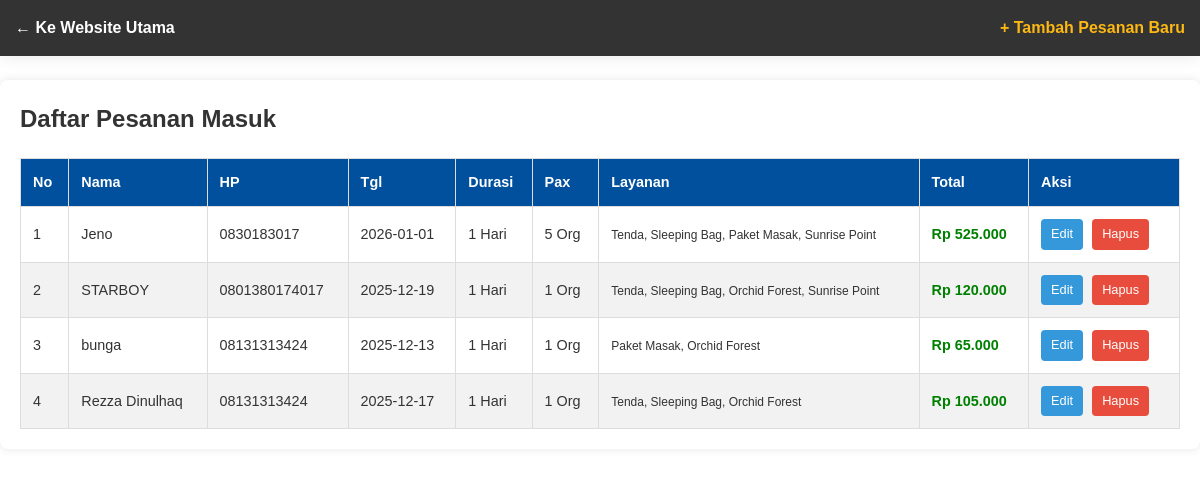
Page /main_page/modifikasi_pesanan.php on the committed database.
### tables this page shows
CREATE TABLE `pesanan` (
  `id` int(11) NOT NULL,
  `nama_pemesan` varchar(100) DEFAULT NULL,
  `nomor_hp` varchar(20) DEFAULT NULL,
  `tanggal_pesan` date DEFAULT NULL,
  `waktu_perjalanan` int(11) DEFAULT NULL,
  `jumlah_peserta` int(11) DEFAULT NULL,
  `layanan_pilihan` text DEFAULT NULL,
  `harga_paket` decimal(10,2) DEFAULT NULL,
  `jumlah_tagihan` decimal(15,2) DEFAULT NULL
);

### main_page/modifikasi_pesanan.php (the view, shortened to what this page needs)
<?php
include 'koneksi.php';
$edit_mode = false;
$data_edit = [];
$layanan_checked = [];
?>
<!DOCTYPE html>
<html lang="id">
<head>
    <link rel="stylesheet" href="style.css">
</head>
<body>
    <header style="background: #333; padding: 15px;">
        <div class="navbar" style="padding: 0; max-width: 100%;">
            <a href="index.php" style="color: white; font-weight: bold;">&larr; Ke Website Utama</a>
            <a href="pesanan.php" style="color: var(--secondary-color); font-weight: bold; margin-left: 20px;">+ Tambah Pesanan Baru</a>
        </div>
    </header>
    <div class="container-admin">
        <?php if ($edit_mode): ?>
            <div class="header-admin">
                <h2>Edit Data Pesanan: <?php echo $data_edit['nama_pemesan']; ?></h2>
            </div>
            <form action="proses_pesan.php" method="POST">
                <input type="hidden" name="id_pesanan" value="<?php echo $data_edit['id']; ?>"> <div class="form-group">
                    <label>Nama Pemesan:</label>
                    <input type="text" name="nama" value="<?php echo $data_edit['nama_pemesan']; ?>" required>
                </div>
                <div class="form-group">
                    <label>Nomor HP:</label>
                    <input type="text" name="telp" value="<?php echo $data_edit['nomor_hp']; ?>" required>
                </div>
                <div class="form-group">
                    <label>Tanggal:</label>
                    <input type="date" name="tanggal" value="<?php echo $data_edit['tanggal_pesan']; ?>" required>
                </div>
                <div class="form-group">
                    <label>Durasi (Hari):</label>
                    <input type="number" name="waktu" value="<?php echo $data_edit['waktu_perjalanan']; ?>" required>
                </div>
                <div class="form-group">
                    <label>Jumlah Peserta:</label>
                    <input type="number" name="peserta" value="<?php echo $data_edit['jumlah_peserta']; ?>" required>
                </div>
                <div class="form-group">
                    <label>Layanan (Centang ulang jika ingin mengubah):</label>
                    <label><input type="checkbox" name="layanan[]" value="Tenda" <?php if(in_array("Tenda", $layanan_checked)) echo "checked"; ?>> Tenda</label>
                    <label><input type="checkbox" name="layanan[]" value="Sleeping Bag" <?php if(in_array("Sleeping Bag", $layanan_checked)) echo "checked"; ?>> Sleeping Bag</label>
                    <label><input type="checkbox" name="layanan[]" value="Paket Masak" <?php if(in_array("Paket Masak", $layanan_checked)) echo "checked"; ?>> Paket Masak</label>
                    <label><input type="checkbox" name="layanan[]" value="Kawah Putih" <?php if(in_array("Kawah Putih", $layanan_checked)) echo "checked"; ?>> Kawah Putih</label>
                    <label><input type="checkbox" name="layanan[]" value="Orchid Forest" <?php if(in_array("Orchid Forest", $layanan_checked)) echo "checked"; ?>> Orchid Forest</label>
                    <label><input type="checkbox" name="layanan[]" value="Sunrise Point" <?php if(in_array("Sunrise Point", $layanan_checked)) echo "checked"; ?>> Sunrise Point</label>
                </div>
                <button type="submit" class="btn-submit">Simpan Perubahan</button>
                <a href="modifikasi_pesanan.php" class="btn-cancel">Batal</a>
            </form>
        <?php else: ?>
            <div class="header-admin">
                <h2>Daftar Pesanan Masuk</h2>
            </div>
            <table>
                <thead>
                    <tr>
                        <th>No</th>
                        <th>Nama</th>
                        <th>HP</th>
                        <th>Tgl</th>
                        <th>Durasi</th>
                        <th>Pax</th>
                        <th>Layanan</th>
                        <th>Total</th>
                        <th>Aksi</th>
                    </tr>
                </thead>
                <tbody>
                    <?php
                    $no = 1;
                    $query = "SELECT * FROM pesanan ORDER BY id DESC";
                    $result = mysqli_query($conn, $query);
                    while ($row = mysqli_fetch_assoc($result)) {
                        echo "<tr>";
                        echo "<td>" . $no++ . "</td>";
                        echo "<td>" . htmlspecialchars($row['nama_pemesan']) . "</td>";
                        echo "<td>" . htmlspecialchars($row['nomor_hp']) . "</td>";
                        echo "<td>" . $row['tanggal_pesan'] . "</td>";
                        echo "<td>" . $row['waktu_perjalanan'] . " Hari</td>";
                        echo "<td>" . $row['jumlah_peserta'] . " Org</td>";
                        echo "<td><small>" . htmlspecialchars($row['layanan_pilihan']) . "</small></td>";
                        echo "<td style='color:green; font-weight:bold;'>Rp " . number_format($row['jumlah_tagihan'], 0, ',', '.') . "</td>";
                        echo "<td>
                                <a href='modifikasi_pesanan.php?edit=" . $row['id'] . "' class='btn-action btn-edit'>Edit</a>
                                <a href='modifikasi_pesanan.php?hapus=" . $row['id'] . "' class='btn-action btn-delete' onclick='return confirm(\"Hapus data ini?\")'>Hapus</a>
                              </td>";
                        echo "</tr>";
                    }
                    ?>
                </tbody>
            </table>
        <?php endif; ?>
    </div>
</body>
</html>

### main_page/style.css (style rules this page uses)
:root { --primary-color: #00509d; --secondary-color: #fdb813; --text-dark: #333; --text-light: #666; --white: #fff; --bg-light: #f8f9fa; --border-radius: 8px; }
* { margin: 0; padding: 0; box-sizing: border-box; font-family: "Poppins", sans-serif; }
html { scroll-behavior: smooth; scroll-padding-top: 100px; }
body { line-height: 1.6; color: var(--text-dark); }
a { text-decoration: none; color: inherit; }
header { background: var(--white); box-shadow: 0 2px 15px rgba(0, 0, 0, 0.08); position: fixed; width: 100%; top: 0; z-index: 1000; }
.navbar { display: flex; justify-content: space-between; align-items: center; padding: 1rem 5%; max-width: 1200px; margin: 0 auto; }

### main_page/modifikasi_pesanan.php (style rules this page uses)
.container-admin { max-width: 1200px; margin: 80px auto; padding: 20px; background: #fff; box-shadow: 0 0 10px rgba(0,0,0,0.1); border-radius: 8px; }
table { width: 100%; border-collapse: collapse; margin-top: 20px; }
th, td { border: 1px solid #ddd; padding: 12px; text-align: left; font-size: 0.9rem; }
th { background-color: var(--primary-color); color: white; }
tr:nth-child(even) { background-color: #f2f2f2; }
.btn-action { text-decoration: none; padding: 5px 10px; border-radius: 4px; color: white; font-size: 0.8rem; margin-right: 5px; display:inline-block; }
.btn-delete { background-color: #e74c3c; }
.btn-edit { background-color: #3498db; }

### rows in the picture
pesanan: nama_pemesan "Jeno", nomor_hp "0830183017", tanggal_pesan "2026-01-01", waktu_perjalanan "1", jumlah_peserta "5", layanan_pilihan "Tenda, Sleeping Bag, Paket Masak, Sunrise Point", jumlah_tagihan "525.000"
pesanan: nama_pemesan "STARBOY", nomor_hp "0801380174017", tanggal_pesan "2025-12-19", waktu_perjalanan "1", jumlah_peserta "1", layanan_pilihan "Tenda, Sleeping Bag, Orchid Forest, Sunrise Point", jumlah_tagihan "120.000"
pesanan: nama_pemesan "bunga", nomor_hp "08131313424", tanggal_pesan "2025-12-13", waktu_perjalanan "1", jumlah_peserta "1", layanan_pilihan "Paket Masak, Orchid Forest", jumlah_tagihan "65.000"
pesanan: nama_pemesan "Rezza Dinulhaq", nomor_hp "08131313424", tanggal_pesan "2025-12-17", waktu_perjalanan "1", jumlah_peserta "1", layanan_pilihan "Tenda, Sleeping Bag, Orchid Forest", jumlah_tagihan "105.000"
